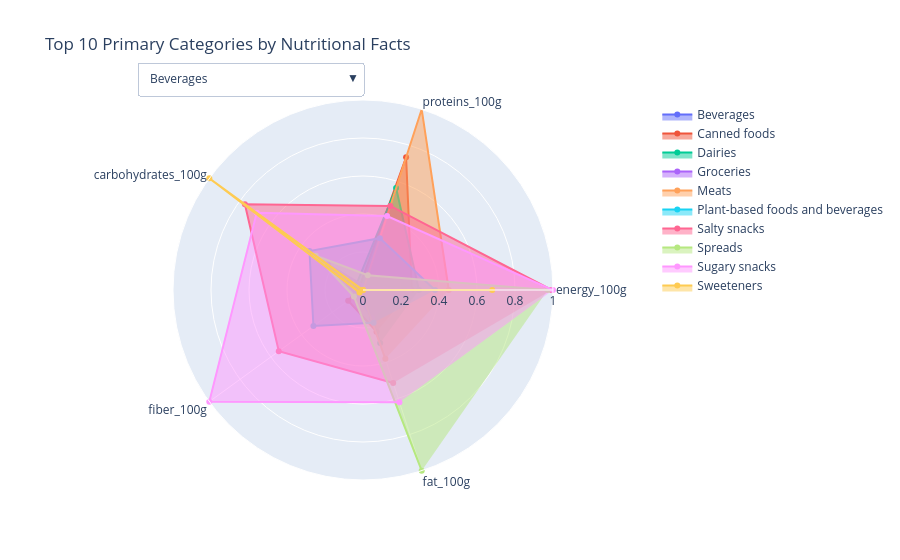

This figure's notebook cell:
### Code cell
# Function to create a radar chart with a dropdown
def create_radar_chart_with_dropdown(categories, values, title):
    fig = go.Figure()

    for i, category in enumerate(categories):
        fig.add_trace(go.Scatterpolar(
            r=values.iloc[i].tolist(),
            theta=values.columns,
            fill='toself',
            name=category,
            visible=True  # Make all traces visible by default
        ))

    # Create dropdown options
    dropdown_options = []
    for i, category in enumerate(categories):
        dropdown_options.append(
            dict(
                args=[{"visible": [j == i for j in range(len(categories))]}],
                label=category,
                method="update"
            )
        )

    # Add dropdown to the layout
    fig.update_layout(
        updatemenus=[
            dict(
                buttons=dropdown_options,
                direction="down",
                showactive=True,
                x=0.1,
                xanchor="left",
                y=1.1,
                yanchor="top"
            )
        ],
        polar=dict(
            radialaxis=dict(
                visible=True,
                range=[0, 1]
            )
        ),
        title=title,
        showlegend=True
    )

    # Show the chart
    fig.show()

# Create the interactive radar chart with a dropdown
create_radar_chart_with_dropdown(categories, values, title='Top 10 Primary Categories by Nutritional Facts')

### Figure 1 — Plotly figure (JSON) as saved in the notebook; plotly's stock layout.template omitted (floating-point values rounded to 4 significant figures)
{"data": [{"fill": "toself", "name": "Beverages", "r": [0, 0.01479, 0.08595, 0, 0.008404], "theta": ["energy_100g", "proteins_100g", "carbohydrates_100g", "fiber_100g", "fat_100g"], "type": "scatterpolar", "visible": true}, {"fill": "toself", "name": "Canned foods", "r": [0.257, 0.7343, 0.02435, 0.09633, 0.2304], "theta": ["energy_100g", "proteins_100g", "carbohydrates_100g", "fiber_100g", "fat_100g"], "type": "scatterpolar", "visible": true}, {"fill": "toself", "name": "Dairies", "r": [0.2944, 0.5641, 0.04501, 0.006006, 0.2938], "theta": ["energy_100g", "proteins_100g", "carbohydrates_100g", "fiber_100g", "fat_100g"], "type": "scatterpolar", "visible": true}, {"fill": "toself", "name": "Groceries", "r": [0.244, 0.02253, 0.2286, 0.04242, 0.1551], "theta": ["energy_100g", "proteins_100g", "carbohydrates_100g", "fiber_100g", "fat_100g"], "type": "scatterpolar", "visible": true}, {"fill": "toself", "name": "Meats", "r": [0.4513, 1.0, 0, 0.01188, 0.381], "theta": ["energy_100g", "proteins_100g", "carbohydrates_100g", "fiber_100g", "fat_100g"], "type": "scatterpolar", "visible": true}, {"fill": "toself", "name": "Plant-based foods and beverages", "r": [0.3788, 0.2868, 0.3483, 0.3226, 0.1808], "theta": ["energy_100g", "proteins_100g", "carbohydrates_100g", "fiber_100g", "fat_100g"], "type": "scatterpolar", "visible": true}, {"fill": "toself", "name": "Salty snacks", "r": [0.9931, 0.4652, 0.7684, 0.5479, 0.5143], "theta": ["energy_100g", "proteins_100g", "carbohydrates_100g", "fiber_100g", "fat_100g"], "type": "scatterpolar", "visible": true}, {"fill": "toself", "name": "Spreads", "r": [0.9724, 0.08152, 0.3074, 0.05904, 1], "theta": ["energy_100g", "proteins_100g", "carbohydrates_100g", "fiber_100g", "fat_100g"], "type": "scatterpolar", "visible": true}, {"fill": "toself", "name": "Sugary snacks", "r": [1.0, 0.4095, 0.6914, 1, 0.6206], "theta": ["energy_100g", "proteins_100g", "carbohydrates_100g", "fiber_100g", "fat_100g"], "type": "scatterpolar", "visible": true}, {"fill": "toself", "name": "Sweeteners", "r": [0.6802, 0, 1, 0.02267, 0], "theta": ["energy_100g", "proteins_100g", "carbohydrates_100g", "fiber_100g", "fat_100g"], "type": "scatterpolar", "visible": true}], "layout": {"polar": {"radialaxis": {"range": [0, 1], "visible": true}}, "showlegend": true, "title": {"text": "Top 10 Primary Categories by Nutritional Facts"}, "updatemenus": [{"buttons": [{"args": [{"visible": [true, false, false, false, false, false, false, false, false, false]}], "label": "Beverages", "method": "update"}, {"args": [{"visible": [false, true, false, false, false, false, false, false, false, false]}], "label": "Canned foods", "method": "update"}, {"args": [{"visible": [false, false, true, false, false, false, false, false, false, false]}], "label": "Dairies", "method": "update"}, {"args": [{"visible": [false, false, false, true, false, false, false, false, false, false]}], "label": "Groceries", "method": "update"}, {"args": [{"visible": [false, false, false, false, true, false, false, false, false, false]}], "label": "Meats", "method": "update"}, {"args": [{"visible": [false, false, false, false, false, true, false, false, false, false]}], "label": "Plant-based foods and beverages", "method": "update"}, {"args": [{"visible": [false, false, false, false, false, false, true, false, false, false]}], "label": "Salty snacks", "method": "update"}, {"args": [{"visible": [false, false, false, false, false, false, false, true, false, false]}], "label": "Spreads", "method": "update"}, {"args": [{"visible": [false, false, false, false, false, false, false, false, true, false]}], "label": "Sugary snacks", "method": "update"}, {"args": [{"visible": [false, false, false, false, false, false, false, false, false, true]}], "label": "Sweeteners", "method": "update"}], "direction": "down", "showactive": true, "x": 0.1, "xanchor": "left", "y": 1.1, "yanchor": "top"}]}}
